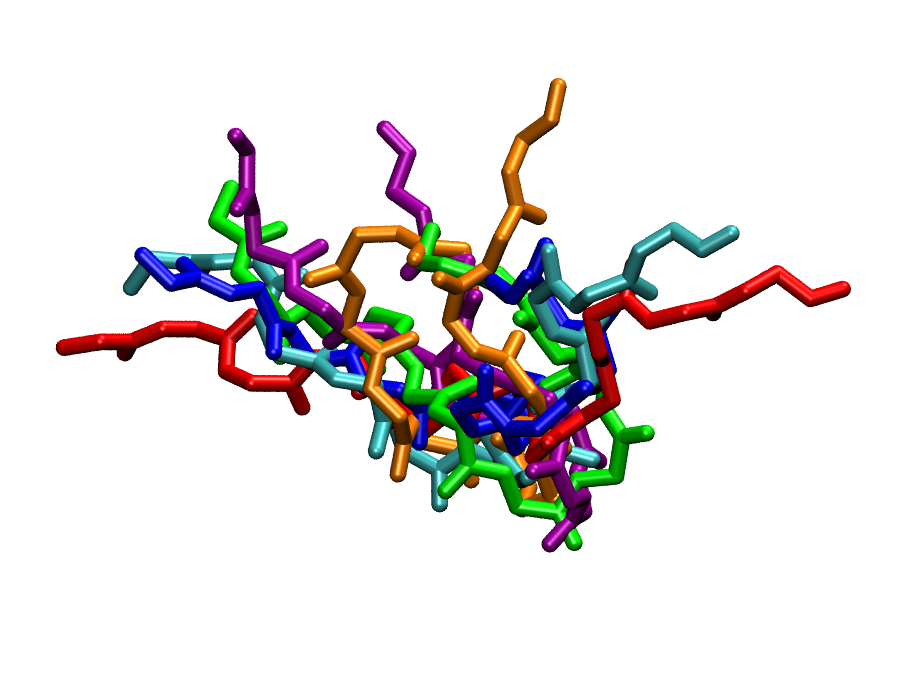
#> input picture quickstart-guide/figures/main_3d.png, 900 x 700 px
$ python annotate.py
#> lines starting #> are read from the running program, lines starting #| are printed output that depends on the picture
"""The window's picture with its parts numbered, and the 3D view cropped to
the molecule, for the guide.

figures/window_annotated.png, from figures.tcl's window.png and
window_parts.txt (name x y width height, in Tk's points; the first line is
the window's own size). The picture can be larger than the points (a Retina
screen's two pixels a point) and taller (the title bar macOS adds above
Tk's window): both are measured from it. The numbers and their places are
those of the online documentation's picture (docs/tools/annotate.py).

figures/main_3d.png, VMD's render of the representatives, is cropped to what
is drawn on its white background, with a margin: the representatives differ
with every clustering, and so does where they are.

    python3 annotate.py figures
"""
import os
import sys

from PIL import Image, ImageChops, ImageDraw, ImageFont

ORDER = ["toolbar", "panes", "plots", "plot", "options", "readout", "status"]
COLOUR = (163, 72, 59)
WIDTH = 1600  # the picture's width in the guide's file, in pixels


def font(size):
    for f in ("/System/Library/Fonts/HelveticaNeue.ttc", "/System/Library/Fonts/Helvetica.ttc",
              "/usr/share/fonts/truetype/dejavu/DejaVuSans-Bold.ttf", "C:/Windows/Fonts/arialbd.ttf"):
        if os.path.exists(f):
            try:
                return ImageFont.truetype(f, size, index=1) if f.endswith(".ttc") else ImageFont.truetype(f, size)
            except OSError:
                return ImageFont.truetype(f, size)
    return ImageFont.load_default()


def crop_3d(path, margin=20):
#> called with path = 'figures/main_3d.png', margin = 20
    img = Image.open(path).convert("RGB")
#> img is the input picture: PIL image 900x700 RGB; mean R, G, B 230.6, 228.4, 227.7
    box = ImageChops.difference(img, Image.new("RGB", img.size, (255, 255, 255))).getbbox()
#> box = (55, 78, 851, 553)
    if box is None:
        return
    l, t, r, b = box
#> l = 55; t = 78; r = 851; b = 553
    box = (max(0, l - margin), max(0, t - margin), min(img.width, r + margin), min(img.height, b + margin))
#> box = (35, 58, 871, 573)
    if box != (0, 0, img.width, img.height):
        img.crop(box).save(path, optimize=True)
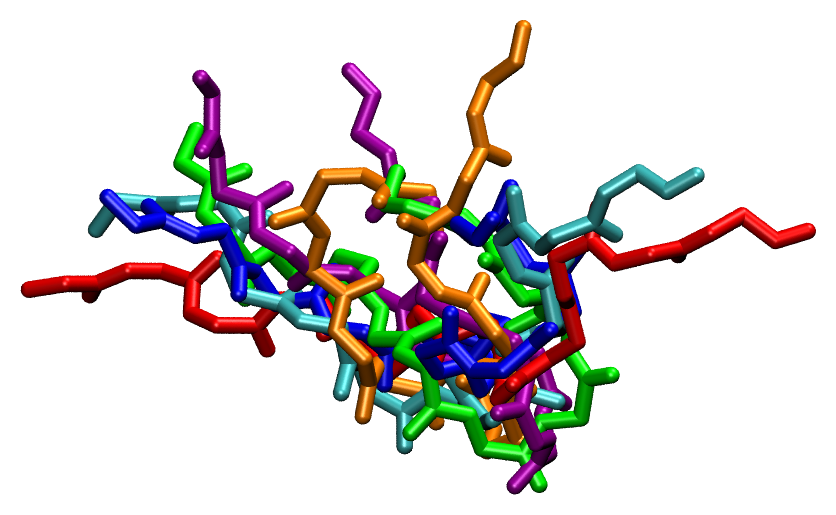
#> saved as main_3d.png: PIL image 836x515 RGB; mean R, G, B 219.4, 216.1, 215.1
        print("cropped", path, "to", box)
#| cropped figures/main_3d.png to (35, 58, 871, 573)


def main(folder):
    if os.path.exists(os.path.join(folder, "main_3d.png")):
        crop_3d(os.path.join(folder, "main_3d.png"))
    if not os.path.exists(os.path.join(folder, "window_parts.txt")):
        return
    parts = {}
    with open(os.path.join(folder, "window_parts.txt")) as fh:
        for line in fh:
            w = line.split()
            if len(w) == 5:
                parts[w[0]] = tuple(int(v) for v in w[1:])
    img = Image.open(os.path.join(folder, "window.png")).convert("RGB")
    tw, th = parts["window"][2], parts["window"][3]
    scale = img.width / tw
    top = img.height - th * scale  # the title bar above Tk's window
    over = Image.new("RGBA", img.size, (0, 0, 0, 0))
    d = ImageDraw.Draw(over)
    r = 14 * scale
    f = font(int(17 * scale))
    for i, name in enumerate(ORDER, 1):
        if name not in parts:
            continue
        x, y, w, h = (v * scale for v in parts[name])
        y += top
        d.rounded_rectangle([x + 1, y + 1, x + w - 2, y + h - 2], radius=6 * scale,
                            outline=COLOUR + (230,), width=int(3 * scale))
        # the number: at the part's top left, inside it (the plot's and the
        # panes' a little further in, off their tabs)
        cx, cy = x + r + 6 * scale, y + r + 4 * scale
        if name in ("plot", "panes", "plots"):
            cx, cy = x + w - r - 10 * scale, y + r + 6 * scale
        if name in ("readout", "status", "options"):
            cx, cy = x + w - r - 10 * scale, y + h / 2
        d.ellipse([cx - r, cy - r, cx + r, cy + r], fill=COLOUR + (255,), outline=(255, 255, 255, 255),
                  width=int(2 * scale))
        d.text((cx, cy), str(i), font=f, fill=(255, 255, 255, 255), anchor="mm")
    out = Image.alpha_composite(img.convert("RGBA"), over).convert("RGB")
    if out.width > WIDTH:
        out = out.resize((WIDTH, round(out.height * WIDTH / out.width)), Image.LANCZOS)
    out.save(os.path.join(folder, "window_annotated.png"), optimize=True)
    print("wrote", os.path.join(folder, "window_annotated.png"))


if __name__ == "__main__":
    main(sys.argv[1] if len(sys.argv) > 1 else "figures")
